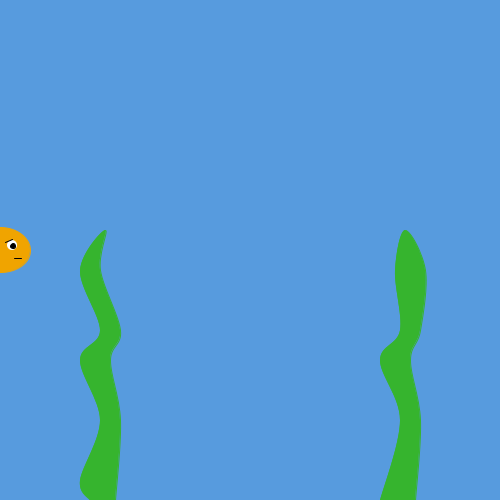
Frame 1 (no input)
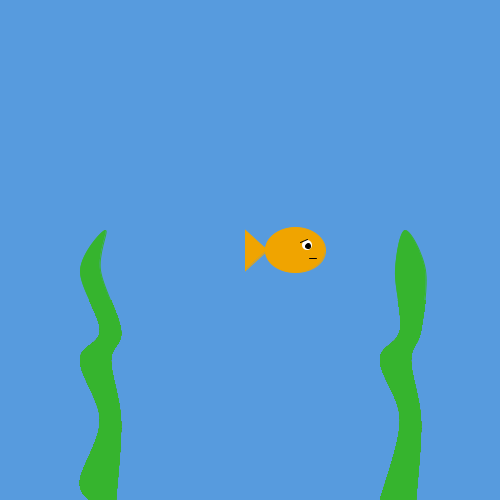
Frame 60 (the mouse pressed at the canvas centre just before this capture)
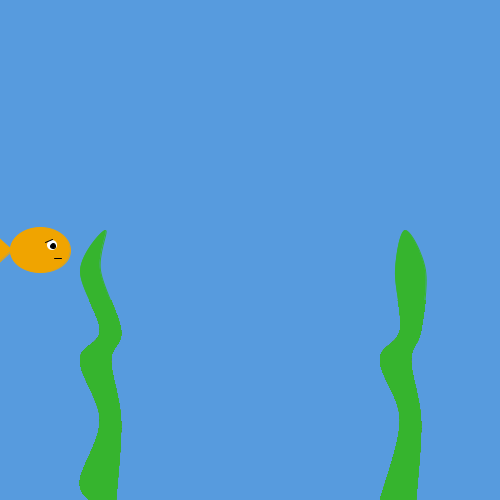
Frame 120 (the mouse held since frame 60 and released just before this capture)

The Processing sketch that drew these frames (run headless with seeded random() and noise(); from frame 60 on, the mouse is pressed at the canvas centre):

// Processing sketch: processing_70593
// ── processing_70593.pde

//Lisa L, Function and Animation, CP1 Mods 16/17

int swim = 0;
void setup()
{
  size(500, 500);
  background(87, 155, 222);
  smooth();
}
void draw()
{
  fish();
  seaweed();
}
void seaweed()
{
  stroke(54, 180, 46);
  fill(54, 180, 46);
  beginShape();
  curveVertex(90, 500);
  curveVertex(90, 500);
  curveVertex(80, 480);
  curveVertex(100, 420);
  curveVertex(80, 360);
  curveVertex(100, 330);
  curveVertex(80, 270);
  curveVertex(105, 230);
  curveVertex(100, 270);
  curveVertex(120, 330);
  curveVertex(110, 360);
  curveVertex(120, 420);
  curveVertex(115, 500);
  curveVertex(115, 500);
  endShape();

  beginShape();
  curveVertex(380, 500);
  curveVertex(380, 500);
  curveVertex(400, 420);
  curveVertex(380, 360);
  curveVertex(400, 330);
  curveVertex(395, 270);
  curveVertex(405, 230);
  curveVertex(425, 270);
  curveVertex(420, 330);
  curveVertex(410, 360);
  curveVertex(420, 420);
  curveVertex(415, 500);
  curveVertex(415, 500);
  endShape();
}
void fish()
{
  if (swim < 551)
  { 
    noStroke();
    fill(87, 155, 222);
    rect(0,200,500,100);
    stroke(240, 164, 0);
    fill(240, 164, 0);
    ellipse(swim, 250, 60, 45);
    triangle(swim - 28,250,swim - 50,230, swim - 50, 270);
    noStroke();
    fill(255);
    ellipse(swim + 12,245,10,10);
    stroke(0);
    fill(0);
    ellipse(swim + 13,246,5,5);
    line(swim + 5,242,swim + 12,239);
    line(swim + 14,258,swim + 21,258);
    swim = swim + 5;
    if (swim > 550)
    {
      swim = 0;
    }
    frameRate(25);
  }
}
